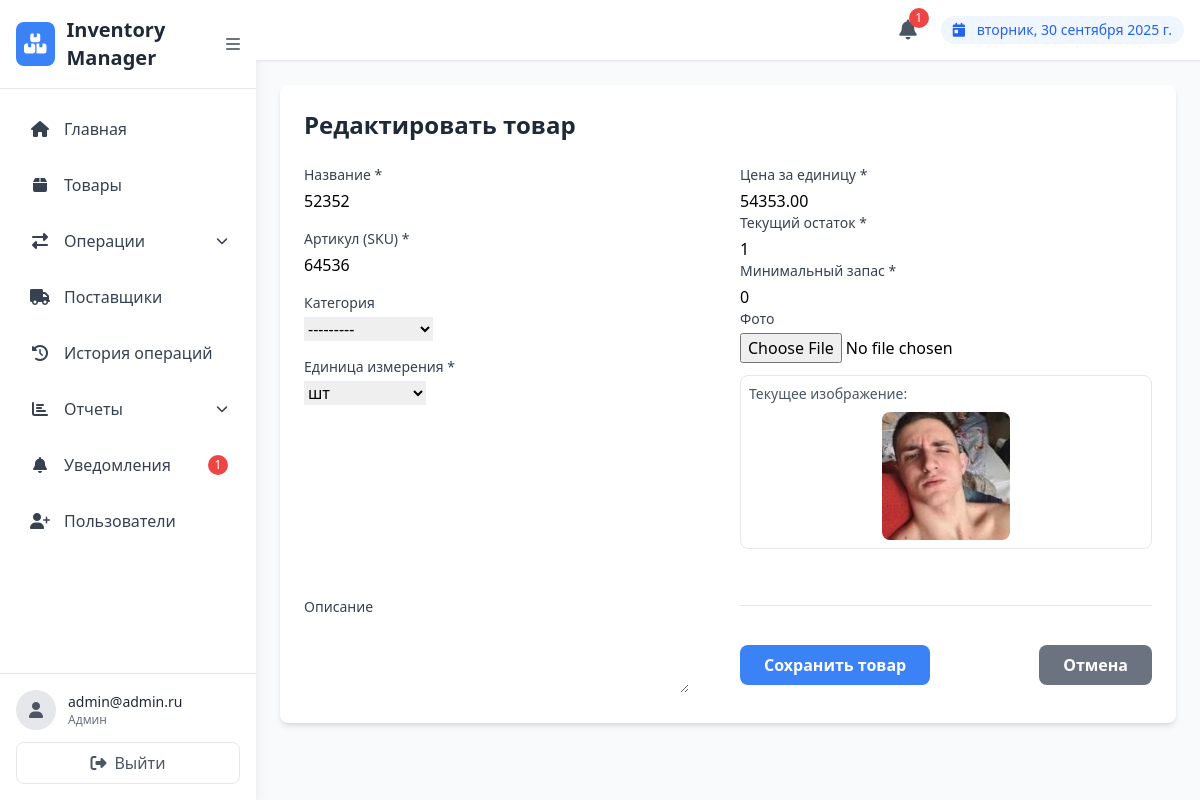
Page /products/12/update/ (signed in) on the committed database.
### users/models.py (models this page shows, shortened)
class CustomUser(AbstractUser):
    ROLE_CHOICES = [
        ('admin', 'Админ'),
        ('manager', 'Менеджер'),
        ('viewer', 'Наблюдатель'),
    ]
    role = models.CharField(
        max_length=20,
        choices=ROLE_CHOICES,
        default='manager',
        verbose_name='Role'
    )
    email = models.EmailField(unique=True, verbose_name='Email')
    USERNAME_FIELD = 'email'
    REQUIRED_FIELDS = ['username']
    class Meta:
        verbose_name = 'Пользователь'
        verbose_name_plural = 'Пользователи'

### products/models.py (models this page shows, shortened)
class Product(models.Model):
    UNIT_CHOICES = [
        ('шт', 'шт'),
        ('кг', 'Килограммы'),
        ('м', 'Метры'),
    ]
    name = models.CharField(max_length=255, verbose_name='Название')
    sku = models.CharField(max_length=100, unique=True, verbose_name='Артикул (SKU)')
    description = models.TextField(blank=True, verbose_name='Описание')
    category = models.ForeignKey(Category, on_delete=models.SET_NULL, null=True, blank=True, verbose_name='Категория')
    unit = models.CharField(max_length=10, choices=UNIT_CHOICES, default='шт', verbose_name='Единица измерения')
    price = models.DecimalField(max_digits=10, decimal_places=2, verbose_name='Цена за единицу')
    min_stock = models.PositiveIntegerField(default=0, verbose_name='Минимальный запас')
    quantity = models.PositiveIntegerField(default=0, verbose_name='Текущий остаток')
    image = models.ImageField(upload_to='products/', blank=True, null=True, verbose_name='Фото')
    created_at = models.DateTimeField(auto_now_add=True, verbose_name='Дата создания')
    updated_at = models.DateTimeField(auto_now=True, verbose_name='Дата обновления')
    created_by = models.ForeignKey(User, on_delete=models.SET_NULL, null=True, verbose_name='Создал')
    class Meta:
        verbose_name = 'Товар'
        verbose_name_plural = 'Товары'
        ordering = ['-created_at']

### products/views.py (the view)
# urls.py: path('<int:pk>/update/', views.product_update, name='update'),
@login_required
@user_passes_test(is_admin_or_manager)
def product_update(request, pk):
    product = get_object_or_404(Product, pk=pk)
    if request.method == 'POST':
        form = ProductForm(request.POST, request.FILES, instance=product)
        if form.is_valid():
            form.save()
            messages.success(request, 'Товар успешно обновлен!')
            return redirect('products:list')
    else:
        form = ProductForm(instance=product)
    return render(request, 'products/product_form.html', {'form': form, 'title': 'Редактировать товар'})

### products/forms.py
class ProductForm(forms.ModelForm):
    class Meta:
        model = Product
        fields = ['name', 'sku', 'description', 'category', 'unit', 'price', 'min_stock', 'quantity', 'image']
        widgets = {
            'name': forms.TextInput(attrs={'class': 'form-control'}),
            'sku': forms.TextInput(attrs={'class': 'form-control'}),
            'description': forms.Textarea(attrs={'class': 'form-control', 'rows': 3}),
            'category': forms.Select(attrs={'class': 'form-control'}),
            'unit': forms.Select(attrs={'class': 'form-control'}),
            'price': forms.NumberInput(attrs={'class': 'form-control', 'step': '0.01'}),
            'min_stock': forms.NumberInput(attrs={'class': 'form-control'}),
            'quantity': forms.NumberInput(attrs={'class': 'form-control'}),
            'image': forms.FileInput(attrs={'class': 'form-control'}),
        }

### products/models.py (called while the page is built)
    def __str__(self):
        return self.name

### products/views.py (called while the page is built)
def is_admin_or_manager(user):
    return user.is_authenticated and user.role in ['admin', 'manager']

### products/templates/products/product_form.html (shortened to what this page needs)
{% extends "users/base.html" %}
{% block content %}
<div class="">
    <div class="bg-white rounded-lg shadow-md p-6">
        <h2 class="text-2xl font-bold text-gray-800 mb-6">{{ title }}</h2>
        <form method="post" enctype="multipart/form-data">
            <div class="grid grid-cols-1 md:grid-cols-2 gap-6">
                <div class="space-y-4">
                    <div>
                        <label for="{{ form.name.id_for_label }}" class="block text-sm font-medium text-gray-700 mb-1">
                            {{ form.name.label }} *
                        </label>
                        {{ form.name }}
                    </div>
                    <div>
                        <label for="{{ form.sku.id_for_label }}" class="block text-sm font-medium text-gray-700 mb-1">
                            {{ form.sku.label }} *
                        </label>
                        {{ form.sku }}
                    </div>
                    <div>
                        <label for="{{ form.category.id_for_label }}" class="block text-sm font-medium text-gray-700 mb-1">
                            {{ form.category.label }}
                        </label>
                        {{ form.category }}
                    </div>
                    <div>
                        <label for="{{ form.unit.id_for_label }}" class="block text-sm font-medium text-gray-700 mb-1">
                            {{ form.unit.label }} *
                        </label>
                        {{ form.unit }}
                    </div>
                </div>
                <div class="space-y-4">
                    <div>
                        <label for="{{ form.price.id_for_label }}" class="block text-sm font-medium text-gray-700 mb-1">
                            {{ form.price.label }} *
                        </label>
                        {{ form.price }}
                    <div>
                        <label for="{{ form.quantity.id_for_label }}" class="block text-sm font-medium text-gray-700 mb-1">
                            {{ form.quantity.label }} *
                        </label>
                        {{ form.quantity }}
                    </div>
                    <div>
                        <label for="{{ form.min_stock.id_for_label }}" class="block text-sm font-medium text-gray-700 mb-1">
                            {{ form.min_stock.label }} *
                        </label>
                        {{ form.min_stock }}
                    </div>
                    <div>
                        <label for="{{ form.image.id_for_label }}" class="block text-sm font-medium text-gray-700 mb-1">
                            {{ form.image.label }}
                        </label>
                        {{ form.image }}
                        {% if form.instance.image %}
                        <div class="mt-3 p-2 border border-gray-200 rounded-lg">
                            <p class="text-sm text-gray-600 mb-2">Текущее изображение:</p>
                            <img src="{{ form.instance.image.url }}" alt="{{ form.instance.name }}"
                                 class="w-32 h-32 object-cover rounded-lg mx-auto">
                        </div>
                        {% endif %}
                    </div>
                </div>
            </div>
            <div class="mt-6">
                <label for="{{ form.description.id_for_label }}" class="block text-sm font-medium text-gray-700 mb-1">
                    {{ form.description.label }}
                </label>
                {{ form.description }}
            </div>
            <div class="flex items-center justify-between mt-8 pt-6 border-t border-gray-200">
                <button type="submit" class="bg-blue-500 hover:bg-blue-600 text-white font-bold py-2 px-6 rounded-lg transition duration-200">
                    Сохранить товар
                </button>
                <a href="{% url 'products:list' %}" class="bg-gray-500 hover:bg-gray-600 text-white font-bold py-2 px-6 rounded-lg transition duration-200">
                    Отмена
                </a>
            </div>
        </form>
    </div>
</div>
{% endblock %}

### users/templates/users/base.html (shortened to what this page needs)
<!DOCTYPE html>
<html lang="ru">
<head>
    <script src="https://cdn.tailwindcss.com"></script>
    <link rel="stylesheet" href="https://cdnjs.cloudflare.com/ajax/libs/font-awesome/6.4.0/css/all.min.css">
</head>
<body class="bg-gray-50 flex h-screen">
    <div class="sidebar bg-white shadow-lg w-64 flex flex-col">
        <div class="p-4 border-b border-gray-200 flex items-center justify-between">
            <div class="flex items-center">
                <div class="bg-blue-500 text-white p-2 rounded-lg">
                    <i class="fas fa-boxes text-xl"></i>
                </div>
                <h1 class="text-xl font-bold text-gray-800 ml-3">Inventory Manager</h1>
            </div>
            <button id="sidebar-toggle" class="text-gray-500 hover:text-gray-700">
                <i class="fas fa-bars"></i>
            </button>
        </div>
        <nav class="flex-1 p-4">
            <ul class="space-y-2">
                <li>
                    <a href="{% url 'users:home' %}" class="flex items-center p-3 text-gray-700 rounded-lg hover:bg-blue-50 hover:text-blue-600 transition duration-200">
                        <i class="fas fa-home w-6 text-center"></i>
                        <span class="nav-text ml-3 font-medium">Главная</span>
                    </a>
                </li>
                <li>
                    <a href="{% url 'products:list' %}" class="flex items-center p-3 text-gray-700 rounded-lg hover:bg-blue-50 hover:text-blue-600 transition duration-200">
                        <i class="fas fa-box w-6 text-center"></i>
                        <span class="nav-text ml-3 font-medium">Товары</span>
                    </a>
                </li>
                {% if user.role == 'admin' or user.role == 'manager' %}
                <li class="dropdown relative">
                    <a href="#" class="flex items-center justify-between p-3 text-gray-700 rounded-lg hover:bg-blue-50 hover:text-blue-600 transition duration-200">
                        <div class="flex items-center">
                            <i class="fas fa-exchange-alt w-6 text-center"></i>
                            <span class="nav-text ml-3 font-medium">Операции</span>
                        </div>
                        <i class="fas fa-chevron-down text-xs"></i>
                    </a>
                </li>
                <li>
                    <a href="{% url 'products:supplier_list' %}" class="flex items-center p-3 text-gray-700 rounded-lg hover:bg-blue-50 hover:text-blue-600 transition duration-200">
                        <i class="fas fa-truck w-6 text-center"></i>
                        <span class="nav-text ml-3 font-medium">Поставщики</span>
                    </a>
                </li>
                {% endif %}
                <li>
                    <a href="{% url 'products:history' %}" class="flex items-center p-3 text-gray-700 rounded-lg hover:bg-blue-50 hover:text-blue-600 transition duration-200">
                        <i class="fas fa-history w-6 text-center"></i>
                        <span class="nav-text ml-3 font-medium">История операций</span>
                    </a>
                </li>
                {% if user.role == 'admin' or user.role == 'manager' %}
                <li class="dropdown relative">
                    <a href="#" class="flex items-center justify-between p-3 text-gray-700 rounded-lg hover:bg-blue-50 hover:text-blue-600 transition duration-200">
                        <div class="flex items-center">
                            <i class="fas fa-chart-bar w-6 text-center"></i>
                            <span class="nav-text ml-3 font-medium">Отчеты</span>
                        </div>
                        <i class="fas fa-chevron-down text-xs"></i>
                    </a>
                </li>
                {% endif %}
                <li>
                    <a href="{% url 'notifications:list' %}" class="flex items-center p-3 text-gray-700 rounded-lg hover:bg-blue-50 hover:text-blue-600 transition duration-200">
                        <i class="fas fa-bell w-6 text-center"></i>
                        <span class="nav-text ml-3 font-medium">Уведомления</span>
                        {% if user.is_authenticated %}
                        <span id="sidebar-notification-badge" class="ml-auto bg-red-500 text-white text-xs rounded-full h-5 w-5 flex items-center justify-center hidden">
                        </span>
                        {% endif %}
                    </a>
                </li>
                {% if user.role == 'admin' %}
                <li>
                    <a href="{% url 'users:register' %}" class="flex items-center p-3 text-gray-700 rounded-lg hover:bg-blue-50 hover:text-blue-600 transition duration-200">
                        <i class="fas fa-user-plus w-6 text-center"></i>
                        <span class="nav-text ml-3 font-medium">Пользователи</span>
                    </a>
                </li>
                {% endif %}
            </ul>
        </nav>
        <div class="p-4 border-t border-gray-200">
            <div class="flex items-center">
                <div class="bg-gray-200 rounded-full w-10 h-10 flex items-center justify-center">
                    <i class="fas fa-user text-gray-600"></i>
                </div>
                <div class="ml-3">
                   {% if user.is_authenticated %}
  <p class="text-sm font-medium text-gray-800">{{ user.get_full_name|default:user.email }}</p>
{% else %}
  <p class="text-sm font-medium text-gray-800">Guest</p>
{% endif %}
                    <p class="text-xs text-gray-500">{{ user.get_role_display }}</p>
                </div>
            </div>
            <a href="{% url 'users:logout' %}" class="mt-3 flex items-center justify-center w-full p-2 text-gray-600 rounded-lg border border-gray-200 hover:bg-red-50 hover:text-red-600 hover:border-red-200 transition duration-200">
                <i class="fas fa-sign-out-alt"></i>
                <span class="nav-text ml-2">Выйти</span>
            </a>
        </div>
    </div>
    <div class="content-area flex-1 flex flex-col overflow-hidden">
        <header class="bg-white shadow-sm border-b border-gray-200">
            <div class="flex items-center justify-between p-4">
                <div class="flex items-center space-x-4">
                    <div class="relative">
                        <a href="{% url 'notifications:list' %}" class="relative p-2 text-gray-600 hover:text-blue-600 transition duration-200">
                            <i class="fas fa-bell text-xl"></i>
                            {% if user.is_authenticated %}
                            <span id="notification-badge" class="absolute -top-1 -right-1 bg-red-500 text-white text-xs rounded-full h-5 w-5 flex items-center justify-center hidden">
                            </span>
                            {% endif %}
                        </a>
                    </div>
                    <div class="bg-blue-50 text-blue-600 px-3 py-1 rounded-full text-sm">
                        <i class="fas fa-calendar-day mr-2"></i>
                        <span id="current-date"></span>
                    </div>
                </div>
            </div>
        </header>
        <main class="flex-1 overflow-y-auto p-6">
            {% block content %}
            {% endblock %}
        </main>
    </div>
</body>
</html>

### users/templates/users/base.html (style rules this page uses)
.sidebar { transition: all 0.3s ease; }
.content-area { transition: all 0.3s ease; }

### rows in the picture
CustomUser: get_full_name "admin@admin.ru", role "Админ"
Product: name "52352", sku "64536", category "---------", unit "шт", price "54353.00", quantity "1", min_stock "0", instance.image (picture)

### other values in the picture
{{ title }} "Редактировать товар"
